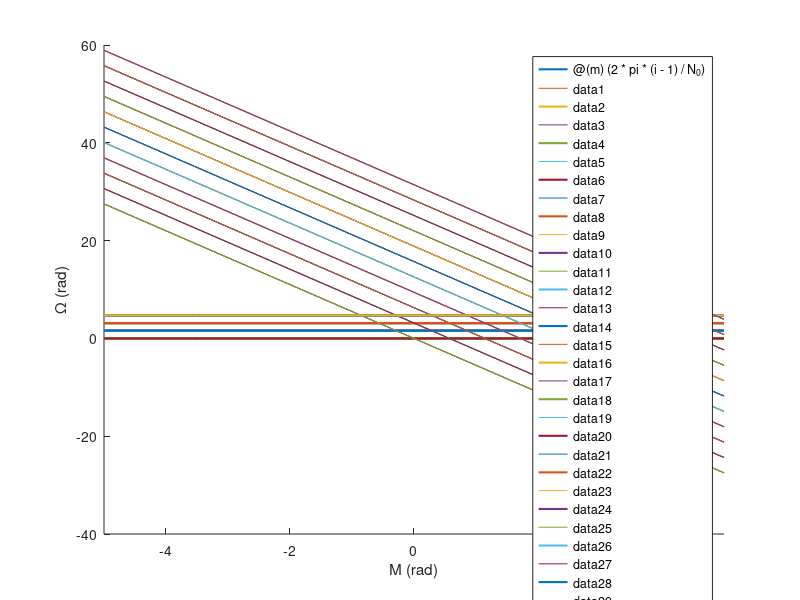
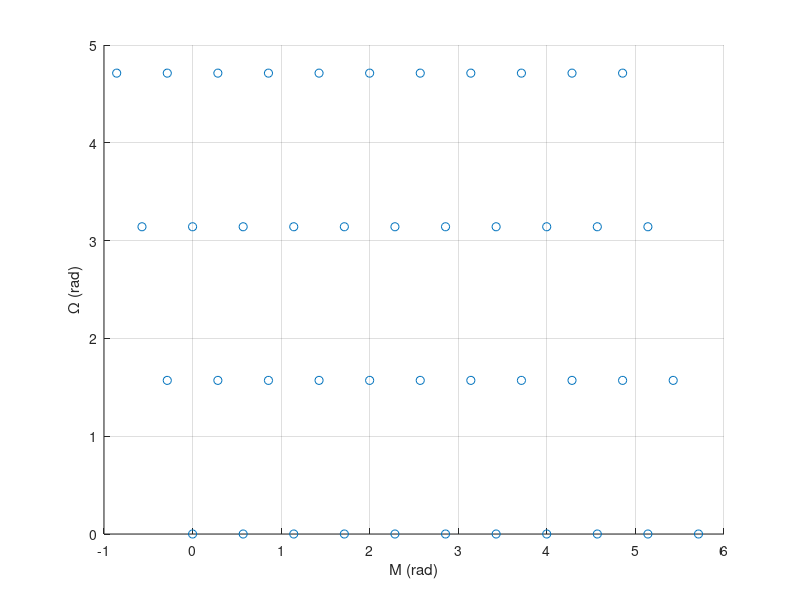

Reproduce these figures in MATLAB, in order.
clear;clc;close all
%%

N_0  = 4; % #Planes
N_s0 = 11;  % #Sats/planes
N_c  = 2; % Phasing parameter

L = [N_0, 0;
    N_c, N_s0]; % Lattice matrix

C = zeros(N_0, N_s0, 2); % Plane x Sat x Omega&M
%C(1,1,:) = 0; % RAAN and M of first satellite

figure()
hold on
for i = 1:N_0
    for j = 1:N_s0

        B = 2*pi*[i-1; j-1];
        C(i,j,:) = linsolve(L, B); % Matrix with all the pairs O-M

        Omega(i,j) = C(i,j,1);
        M(i,j)     = C(i,j,2);

        fun1 = @(m) (2*pi*(i-1)/N_0);        
        fun2 = @(m) ((2*pi*(j-1) - m*N_s0)/N_c);

        fplot(fun1,'LineWidth',1.5)
        fplot(fun2)        

    end
end
% xticks([ 0 pi 2*pi 3*pi])
% xticklabels({'0','\pi','2\pi','3\pi'})
% yticks([ 0 pi 2*pi 3*pi])
% yticklabels({'0','\pi','2\pi','3\pi'})
% xlim([0, 2*pi])
% ylim([0, 2*pi])
xlabel('M (rad)')
ylabel('\Omega (rad)')


figure()
scatter(C(:,:,2), C(:,:,1))
grid on
ylabel('\Omega (rad)')
xlabel('M (rad)')

